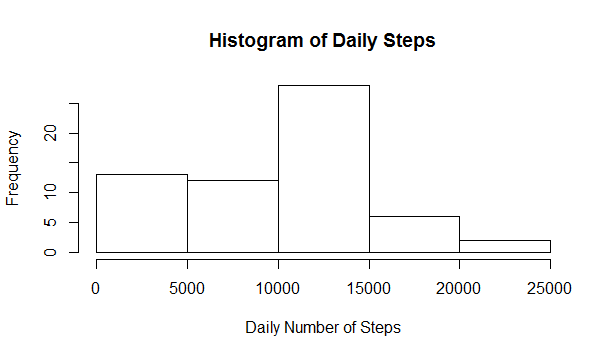

Here is the R script that generated this plot:
setwd("C:/Users/d2i2k/Documents/GitHub/RepData_PeerAssessment1")
ActivityData <- read.csv("activity.csv", header=TRUE) 
x <- is.na(ActivityData$steps)
x.sub <- subset(x,x="TRUE")
length(x.sub)
y <- ifelse(is.na(ActivityData$steps),0,ActivityData$steps)
z <- data.frame(y,ActivityData$date)
w <- tapply(z$y,INDEX=z$ActivityData.date,FUN=sum,na.rm=TRUE)
hist(w,main="Histogram of Daily Steps",xlab="Daily Number of Steps",ylab="Frequency",)
summary(w)
